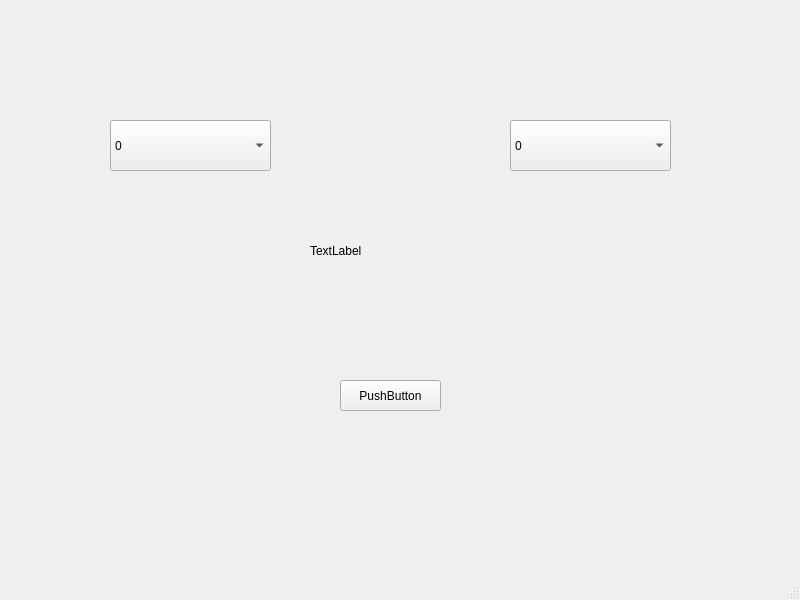
<?xml version="1.0" encoding="UTF-8"?>
<ui version="4.0">
 <class>MainWindow</class>
 <widget class="QMainWindow" name="MainWindow">
  <property name="geometry">
   <rect>
    <x>0</x>
    <y>0</y>
    <width>800</width>
    <height>600</height>
   </rect>
  </property>
  <property name="windowTitle">
   <string>MainWindow</string>
  </property>
  <widget class="QWidget" name="centralwidget">
   <widget class="QComboBox" name="comboBox2">
    <property name="geometry">
     <rect>
      <x>510</x>
      <y>120</y>
      <width>161</width>
      <height>51</height>
     </rect>
    </property>
    <item>
     <property name="text">
      <string>0</string>
     </property>
    </item>
    <item>
     <property name="text">
      <string>1</string>
     </property>
    </item>
   </widget>
   <widget class="QComboBox" name="comboBox1">
    <property name="geometry">
     <rect>
      <x>110</x>
      <y>120</y>
      <width>161</width>
      <height>51</height>
     </rect>
    </property>
    <item>
     <property name="text">
      <string>0</string>
     </property>
    </item>
    <item>
     <property name="text">
      <string>1</string>
     </property>
    </item>
   </widget>
   <widget class="QPushButton" name="pushButton">
    <property name="geometry">
     <rect>
      <x>340</x>
      <y>380</y>
      <width>101</width>
      <height>31</height>
     </rect>
    </property>
    <property name="text">
     <string>PushButton</string>
    </property>
   </widget>
   <widget class="QLabel" name="label">
    <property name="geometry">
     <rect>
      <x>310</x>
      <y>230</y>
      <width>151</width>
      <height>41</height>
     </rect>
    </property>
    <property name="text">
     <string>TextLabel</string>
    </property>
   </widget>
  </widget>
  <widget class="QMenuBar" name="menubar">
   <property name="geometry">
    <rect>
     <x>0</x>
     <y>0</y>
     <width>800</width>
     <height>26</height>
    </rect>
   </property>
  </widget>
  <widget class="QStatusBar" name="statusbar"/>
 </widget>
 <resources/>
 <connections/>
</ui>
